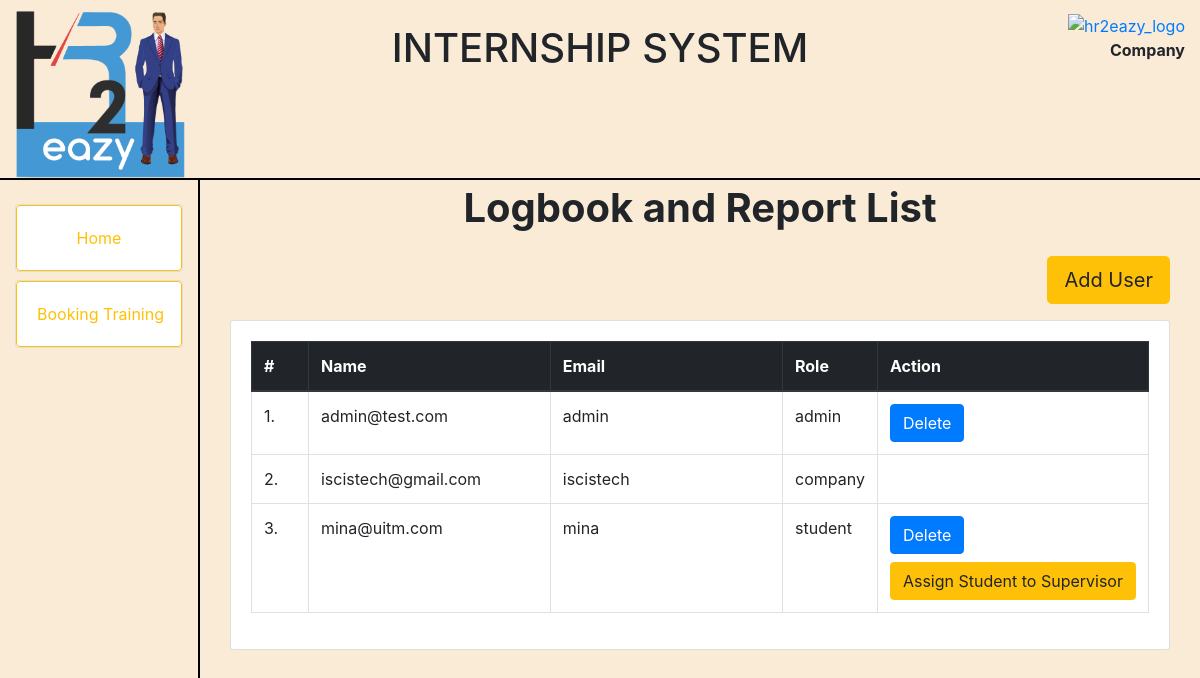
The app's page /users_page.php (signed in) with its own data.
### tables this page shows
CREATE TABLE IF NOT EXISTS `users` (
  `id` int NOT NULL AUTO_INCREMENT,
  `username` varchar(100) NOT NULL,
  `email` varchar(100) NOT NULL,
  `password` longtext NOT NULL,
  `role_id` int NOT NULL,
  `resume` longtext,
  `created_at` timestamp NOT NULL DEFAULT CURRENT_TIMESTAMP,
  `updated_at` timestamp NULL DEFAULT CURRENT_TIMESTAMP ON UPDATE CURRENT_TIMESTAMP,
  PRIMARY KEY (`id`),
  UNIQUE KEY `username` (`username`),
  UNIQUE KEY `email` (`email`),
  KEY `role_id` (`role_id`)
);

CREATE TABLE IF NOT EXISTS `roles` (
  `id` int NOT NULL AUTO_INCREMENT,
  `code` varchar(100) NOT NULL,
  `name` varchar(100) NOT NULL,
  PRIMARY KEY (`id`)
);

### users_page.php (the view, shortened to what this page needs)
<?php
require 'config.php';
if (!isset($_SESSION["loggedin"]) || $_SESSION["loggedin"] !== true) {
    header("location: login.php");
    exit;
} else {
    if ($link !== false) {
        $sql_users = "SELECT * FROM users";
        $result_users = $link->query($sql_users);
        $users = [];
        while ($row = $result_users->fetch_assoc()) {
            $users[] = [
                "id" => $row["id"],
                "email" => $row["email"],
                "username" => $row["username"],
                "role_id" => $row["role_id"],
                "role" => []
            ];
        }
        foreach ($users as $key => $user) {
            $sql_roles = "SELECT * FROM roles WHERE id = ".$user['role_id'] . " LIMIT 1";
            $result_roles = $link->query($sql_roles);
            while ($row = $result_roles->fetch_assoc()) {
                $users[$key]['role'] = [
                    "id" => $row["id"],
                    "code" => $row["code"],
                    "name" => $row["name"]
                ];
            }
        }
    }
}
?>
<!DOCTYPE html>
<html lang="en">
<head>
    <link rel="stylesheet" href="https://cdn.jsdelivr.net/npm/bootstrap@4.0.0/dist/css/bootstrap.min.css">
</head>
<body>
    <div class="container-fluid" style="height: 100%;">
    <div class="row mt-2" style="border-bottom: 2px solid #000000;">
    <div class="col-2">
        <img src="img/hr2eazy.png" alt="hr2eazy_logo" style="width: 100%;">
    </div>
    <div class="col-8">
        <h1 class="text-center mt-3">INTERNSHIP SYSTEM</h1>
    </div>
    <div class="col-2 text-right">
    <div class="dropdown mt-1">
        <a href="#" id="user-icon" data-toggle="dropdown" aria-haspopup="true" aria-expanded="false">
        <img src="img/avatar.png" alt="hr2eazy_logo" style="width: 30%;">
        </a>
    </div>
    <span class="text-right"><b><?php echo $_SESSION["role"]["name"] ?></b></span>
    </div>
    </div>
    <div class="row" style="height: 100%;">
    <div class="col-2 py-4" style="border-right: 2px solid #000000;">
        <ul class="no-bullets">
        <li>
    <div class="card">
        <a href="home.php" class="card-body btn btn-outline-warning">
             Home
        </a>
    </div>
        </li>
         <?php if ($_SESSION['role']['code'] === 'student' || $_SESSION['role']['code'] === 'company') { ?>
        <li class="mt-2">
    <div class="card">
        <a href="booking_training.php" class="card-body btn btn-outline-warning">
             Booking Training
        </a>
    </div>
        </li>
        <?php } ?>
         </ul>
        </div>
    <div class="col-10">
    <div class="d-flex justify-content-center mt-1">
            <h1>
                <b>Logbook and Report List</b>
            </h1>
    </div>
    <div class="d-flex mt-3">
    <div class="col-md-12 text-right">
        <button class="btn btn-lg btn-warning" data-toggle="modal" data-target="#addUser">Add User</button>
    </div>
    </div>
            <div class="d-flex mt-3">
            <div class="col-md-12">
            <div class="card">
            <div class="card-body">
                <table class="table table-bordered">
                <thead class="thead-dark">
                    <tr>
                    <th class="col-1">#</th>
                    <th class="col-4">Name</th>
                    <th class="col-5">Email</th>
                    <th class="col-1">Role</th>
                    <th class="col-1">Action</th>
                    </tr>
                </thead>
                <tbody>
                <?php $x = 0; ?>
                <?php foreach ($users as $key => $user) { ?>
                    <tr>
                        <td><?php echo ++$x; ?>.</td>
                    <td><?php echo $user['email']; ?></td>
                <td><?php echo $user['username']; ?></td>
                    <td><?php echo $user['role']['code']; ?></td>
                        <td>
                <?php if ($user['id'] != $_SESSION["id"]) { ?>
                <button type="button" class="btn btn-primary" onclick="deleteAlert('#formUserDelete<?php echo $user['id'] ?>')">Delete</button>
                <?php } ?>
                <?php if ($user['id'] != $_SESSION["id"] && $user['role']['code'] == 'student') { ?>
                <button type="button" class="btn btn-warning mt-2" onclick="assignStudent('#formUserAssign<?php echo $user['id'] ?>')">Assign Student to Supervisor</button>
                <?php } ?>
                     </td>
                     </tr>
                <?php } ?>
                    </tbody>
                    </table>
        </div>
        </div>
        </div>
        </div>
        </div>
        </div>
    </div>
</body>
</html>

### users_page.php (style rules this page uses)
html, body { height: 100%; }
ul.no-bullets { list-style-type: none; padding: 0; margin: 0; }
body { background-color: #FAEBD7; }

### records on screen
users: email "admin@test.com", username "admin", role.code "admin"
users: email "iscistech@gmail.com", username "iscistech", role.code "company"
users: email "mina@uitm.com", username "mina", role.code "student"

### other values on screen
$_SESSION["role"]["name"] "Company"
